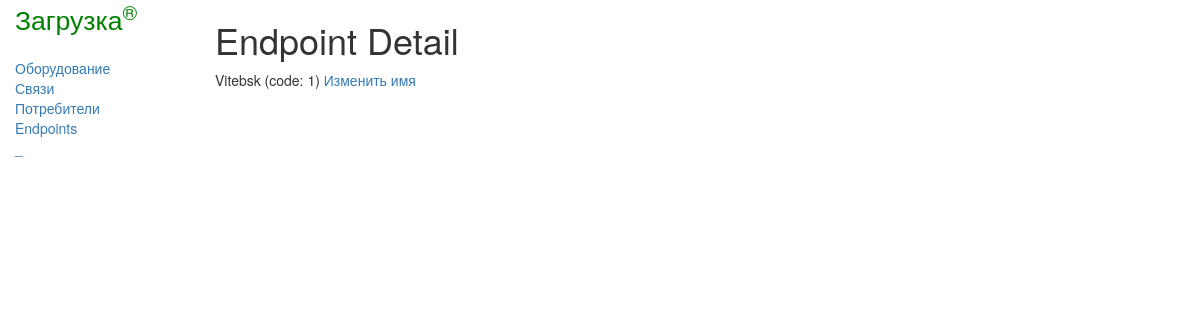
The app's page /register/endpoint/1, older data.
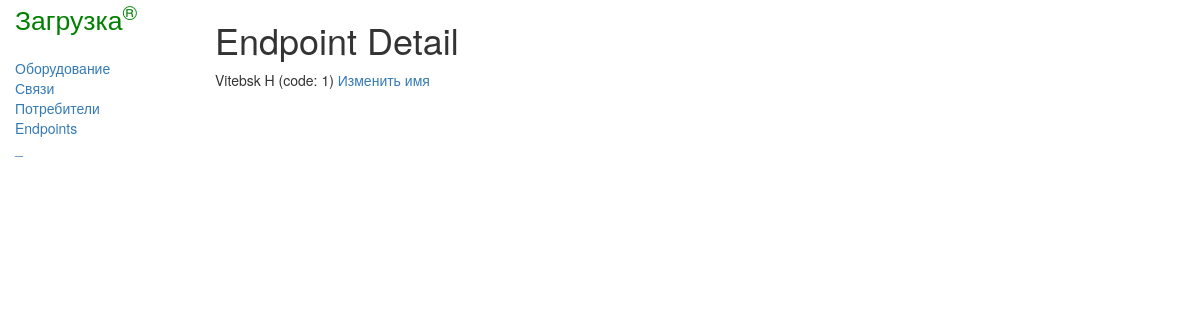
The same page, newer data.
### register/models.py (models this page shows, shortened)
class EndPoint(models.Model):
    name = models.CharField(max_length=100)
    code = models.CharField(max_length=100, null=True, blank=True)
    note = models.TextField(null=True, blank=True)

### register/views.py (the view)
# urls.py: path('endpoint/<pk>', views.EndPointDetailView.as_view(), name='endpoint_detail'),
class EndPointDetailView(generic.DetailView):
    model = EndPoint

### register/templates/register/endpoint_detail.html (shortened to what this page needs)
{% extends "base_generic.html" %}
{% block content %}
 <h1>Endpoint Detail</h1>
    {% if endpoint %}
        {{ endpoint.name }} (code: {{ endpoint.code }})
        <a href="{% url 'endpoint_edit' endpoint.id %}">Изменить имя</a>
    {% else %}
        <p>There are no endpoint detail</p>
    {% endif %}
{% endblock %}

Row changes from the older to the newer data that the page shows:
changed EndPoint: name "Vitebsk" → "Vitebsk H"
